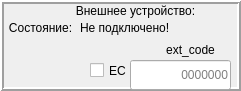
   <widget class="QFrame" name="stm32Frame">
    <property name="geometry">
     <rect>
      <x>840</x>
      <y>190</y>
      <width>241</width>
      <height>91</height>
     </rect>
    </property>
    <property name="frameShape">
     <enum>QFrame::Box</enum>
    </property>
    <property name="frameShadow">
     <enum>QFrame::Raised</enum>
    </property>
    <property name="lineWidth">
     <number>2</number>
    </property>
    <widget class="QLabel" name="label_34">
     <property name="geometry">
      <rect>
       <x>70</x>
       <y>0</y>
       <width>131</width>
       <height>21</height>
      </rect>
     </property>
     <property name="text">
      <string>Внешнее устройство:</string>
     </property>
     <property name="alignment">
      <set>Qt::AlignCenter</set>
     </property>
    </widget>
    <widget class="QLabel" name="label_35">
     <property name="geometry">
      <rect>
       <x>0</x>
       <y>20</y>
       <width>81</width>
       <height>16</height>
      </rect>
     </property>
     <property name="text">
      <string>Состояние:</string>
     </property>
     <property name="alignment">
      <set>Qt::AlignCenter</set>
     </property>
    </widget>
    <widget class="QLabel" name="label_36">
     <property name="geometry">
      <rect>
       <x>80</x>
       <y>20</y>
       <width>171</width>
       <height>16</height>
      </rect>
     </property>
     <property name="text">
      <string>Не подключено!</string>
     </property>
    </widget>
    <widget class="QCheckBox" name="EC_check">
     <property name="geometry">
      <rect>
       <x>90</x>
       <y>60</y>
       <width>41</width>
       <height>21</height>
      </rect>
     </property>
     <property name="text">
      <string>EC</string>
     </property>
    </widget>
    <widget class="QLineEdit" name="Ext_code">
     <property name="geometry">
      <rect>
       <x>130</x>
       <y>60</y>
       <width>101</width>
       <height>30</height>
      </rect>
     </property>
     <property name="maxLength">
      <number>8</number>
     </property>
     <property name="alignment">
      <set>Qt::AlignRight|Qt::AlignTrailing|Qt::AlignVCenter</set>
     </property>
     <property name="placeholderText">
      <string>0000000</string>
     </property>
    </widget>
    <widget class="QLabel" name="label_24">
     <property name="geometry">
      <rect>
       <x>140</x>
       <y>40</y>
       <width>101</width>
       <height>20</height>
      </rect>
     </property>
     <property name="text">
      <string>ext_code</string>
     </property>
     <property name="alignment">
      <set>Qt::AlignCenter</set>
     </property>
    </widget>
   </widget>
